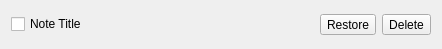
<?xml version="1.0" encoding="UTF-8"?>
<ui version="4.0">
 <class>TrashItem</class>
 <widget class="QWidget" name="TrashItem">
  <property name="geometry">
   <rect>
    <x>0</x>
    <y>0</y>
    <width>442</width>
    <height>49</height>
   </rect>
  </property>
  <property name="windowTitle">
   <string>Form</string>
  </property>
  <layout class="QHBoxLayout" name="horizontalLayout">
   <item>
    <widget class="QCheckBox" name="checkbox">
     <property name="text">
      <string>Note Title</string>
     </property>
    </widget>
   </item>
   <item>
    <widget class="QToolButton" name="restoreButton">
     <property name="toolTip">
      <string>Restore note</string>
     </property>
     <property name="styleSheet">
      <string notr="true"/>
     </property>
     <property name="text">
      <string>Restore</string>
     </property>
     <property name="icon">
      <iconset theme="document-revert">
       <normaloff>.</normaloff>.</iconset>
     </property>
    </widget>
   </item>
   <item>
    <widget class="QToolButton" name="deleteButton">
     <property name="toolTip">
      <string>Permanently delete note</string>
     </property>
     <property name="styleSheet">
      <string notr="true"/>
     </property>
     <property name="text">
      <string>Delete</string>
     </property>
     <property name="icon">
      <iconset theme="window-close">
       <normaloff>.</normaloff>.</iconset>
     </property>
    </widget>
   </item>
  </layout>
 </widget>
 <resources/>
 <connections/>
</ui>
